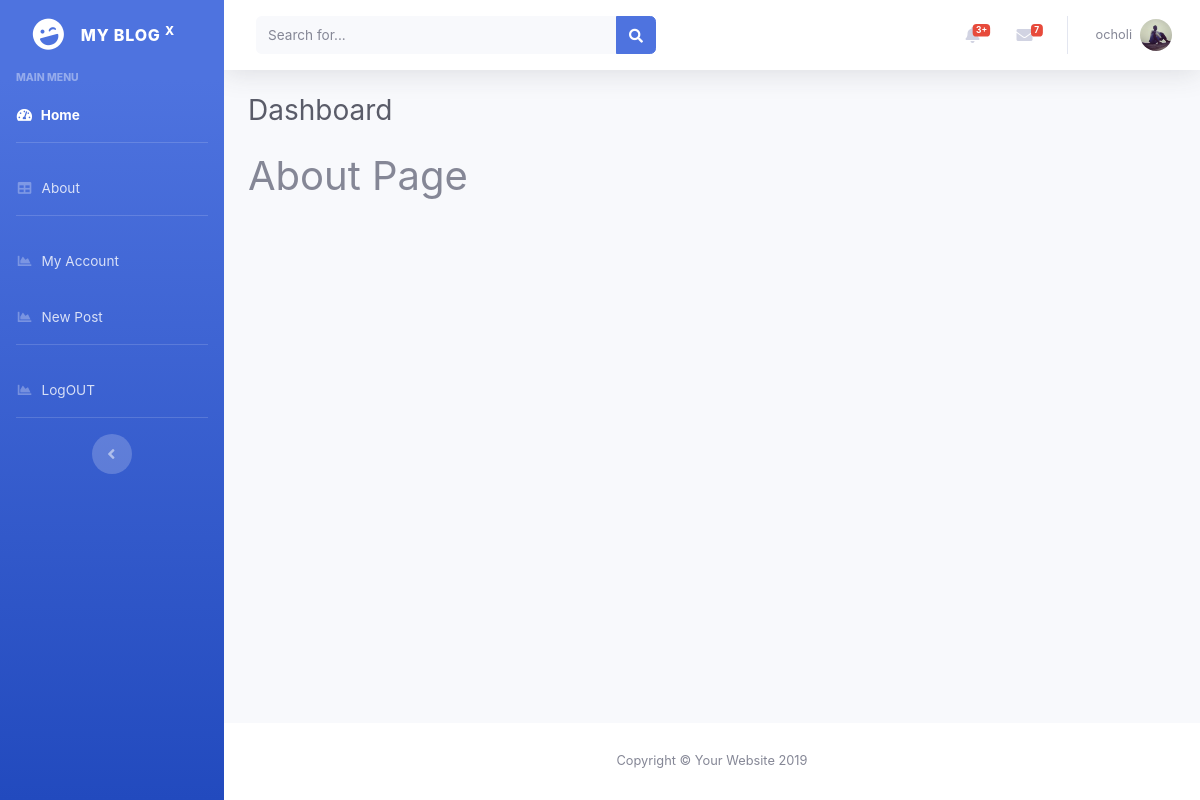
Page /about (signed in) on the committed database.
### flaskblog/models.py (models this page shows, shortened)
class User(db.Model, UserMixin):
    id              = db.Column(db.Integer, primary_key=True)
    username        = db.Column(db.String(20), unique=True, nullable=False)
    email           = db.Column(db.String(30), unique=True, nullable=False)
    password        = db.Column(db.String(60), nullable=False)
    image_file      = db.Column(db.String(20), nullable=False, default='default.jpg')
    posts           = db.relationship('Post', backref='author', lazy=True)             # one-to-many relationship...

### flaskblog/main/routes.py (the view)
@main.route("/about")
def about():
    return render_template('pages/about.html', title='About')

### flaskblog/models.py (called while the page is built)
@login_manager.user_loader     #decorator so extension flask_login - knows this is the function to get the user by id..
def load_user(user_id):
    return User.query.get(int(user_id))

### flaskblog/templates/pages/about.html
{% extends 'layout.html' %}
{% block body %}
<h1>About Page</h1>
{% endblock body %}

### flaskblog/templates/partials/navbar.html (shortened to what this page needs)
 <nav class="navbar navbar-expand navbar-light bg-white topbar mb-4 static-top shadow">
    <form class="d-none d-sm-inline-block form-inline mr-auto ml-md-3 my-2 my-md-0 mw-100 navbar-search">
      <div class="input-group">
        <input type="text" class="form-control bg-light border-0 small" placeholder="Search for..." aria-label="Search" aria-describedby="basic-addon2">
        <div class="input-group-append">
          <button class="btn btn-primary" type="button">
            <i class="fas fa-search fa-sm"></i>
          </button>
        </div>
      </div>
    </form>
    <ul class="navbar-nav ml-auto">
      <li class="nav-item dropdown no-arrow mx-1">
        <a class="nav-link dropdown-toggle" href="#" id="alertsDropdown" role="button" data-toggle="dropdown" aria-haspopup="true" aria-expanded="false">
          <span class="badge badge-danger badge-counter">3+</span>
        </a>
      </li>
      <li class="nav-item dropdown no-arrow mx-1">
        <a class="nav-link dropdown-toggle" href="#" id="messagesDropdown" role="button" data-toggle="dropdown" aria-haspopup="true" aria-expanded="false">
          <i class="fas fa-envelope fa-fw"></i>
          <span class="badge badge-danger badge-counter">7</span>
        </a>
      </li>
      <li class="nav-item dropdown no-arrow">
        <a class="nav-link dropdown-toggle" href="#" id="userDropdown" role="button" data-toggle="dropdown" aria-haspopup="true" aria-expanded="false">
          {% if current_user.is_authenticated %}
          <span class="mr-2 d-none d-lg-inline text-gray-600 small">{{ current_user.username }}</span>
          <img class="img-profile rounded-circle" src="{{url_for('static', filename='uploads/' + current_user.image_file)}}">
          {% else %}
          <span class="mr-2 d-none d-lg-inline text-gray-600 small">...pls login in</span>
          <img class="img-profile rounded-circle" src="{{url_for('static', filename='uploads/default.jpg')}}">
          {% endif %}
        </a>
      </li>
    </ul>
  </nav>

### rows in the picture
User: username "ocholi", image_file (picture)
